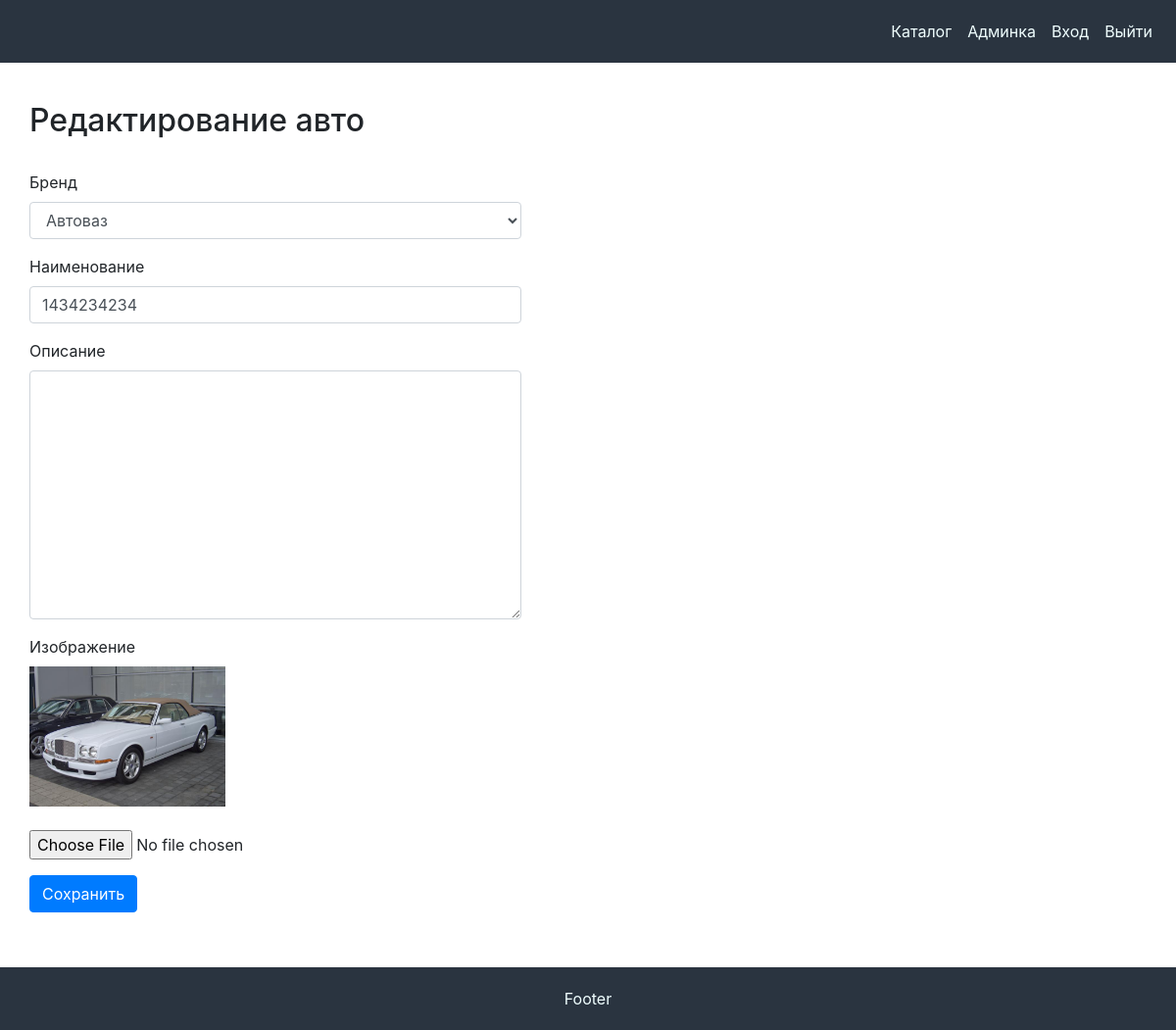
The app's page /admin/product/update/42 (signed in) with its own data.
### tables this page shows
CREATE TABLE `product_model` (
  `id` int(11) NOT NULL,
  `brand_id` int(11) DEFAULT NULL,
  `user_id` int(11) NOT NULL,
  `name` varchar(255) NOT NULL,
  `description` text,
  `image` text
);

CREATE TABLE `product_brand` (
  `id` int(11) NOT NULL,
  `name_brand` varchar(255) NOT NULL,
  `description` text,
  `sort_order` int(11) NOT NULL DEFAULT '1',
  `status` int(11) NOT NULL DEFAULT '1'
);

### config/routes.php (called while the page is built)
<?php
return [
	'products/([0-9]+)' => 'product/view/$1',
	'products/page-([0-9]+)' => 'product/index/$1',
	'products' => 'product/index',
	'logout' => 'user/logout',
	'login' => 'user/login',
    'admin/product/create' => 'adminProduct/create',
    'admin/product/update/([0-9]+)' => 'adminProduct/update/$1',
    'admin/product/delete/([0-9]+)' => 'adminProduct/delete/$1',
	'admin/product' => 'adminProduct/index',
	'admin' => 'admin/index',
	'' => 'site/index',
];

### controllers/AdminProductController.php (called while the page is built, shortened)
<?php
class AdminProductController extends AdminBase
{
	public function actionUpdate($id)
	{
		$brandList = Brand::getBrandsListAdmin();
		$product = Product::getProductById($id);
		require_once ROOT.'/views/admin_product/update.php';
		return true;
	}
}

### index.php (called while the page is built, shortened)
<?php
$router = new components\Router;
$router->run();

### models/Brand.php (called while the page is built, shortened)
<?php
class Brand
{
	public static function getBrandsListAdmin()
	{
		$connect = Db::getConnection();
		$result = $connect->query('SELECT id, name_brand, description, sort_order, status FROM product_brand ORDER BY sort_order ASC');
        $brandList = array();
        $i = 0;
        while ($row = $result->fetch()) {
            $brandList[$i]['id'] = $row['id'];
            $brandList[$i]['name_brand'] = $row['name_brand'];
            $brandList[$i]['description'] = $row['description'];
            $brandList[$i]['sort_order'] = $row['sort_order'];
            $brandList[$i]['status'] = $row['status'];
            $i++;
        }
        return $brandList;
	}
}
?>

### models/Product.php (called while the page is built, shortened)
<?php
class Product
{
	public static function getProductById($id)
	{
		$connect = Db::getConnection();
		$sql = "SELECT * FROM product_model WHERE id = {$id}";
		$result = $connect->prepare($sql);
		$result->setFetchMode(\PDO::FETCH_ASSOC);
		$result->execute();
		return $result->fetch();
	}
}

### views/admin_product/update.php (the view, shortened to what this page needs)
<?php include ROOT.'/views/layouts/_header.php'; ?>
<section>
	<div class="container">
		<div class="row mb-4">
			<h2>Редактирование авто</h2>
		</div>
		<div class="row">
			<form method="POST" enctype="multipart/form-data">
				<div class="form-group">
					<label>Бренд</label>
					<select class="form-control" name="brand_id" id="">
					<?php foreach ($brandList as $brand): ?>
						<option value="<?= $brand['id']; ?>" <?php if($product['brand_id'] == $brand['id']) {echo 'selected';} ?>>
							<?= $brand['name_brand']; ?>
						</option>
					<?php endforeach ?>
					</select>
				</div>
				<div class="form-group">
					<label>Наименование</label>
					<input type="text" class="form-control" name="name" value="<?= $product['name']; ?>">
				</div>
				<div class="form-group">
					<label>Описание</label>
					<textarea rows="10" cols="45" class="form-control" name="description"><?= $product['description']; ?></textarea>
				</div>
				<div class="form-group">
					<label>Изображение</label>
					<div class="mb-4">
						<image src="/assets/image/product/<?= $product['image']; ?>" width="200">
					</div>
					<input type="file" class="form-control-file" name="image" value="<?= $product['image']; ?>">
				</div>
				<div class="form-group">
					<input type="submit" class="btn btn-primary" name="submit" value="Сохранить">
				</div>
			</form>
		</div>
	</div>
</section>
<?php include ROOT.'/views/layouts/_footer.php'; ?>

### components/Router.php (shortened to what this page needs)
<?php
class Router
{
	private $routes;
	public function __construct()
	{
		$routesPath = ROOT.'/config/routes.php';
		$this->routes = include($routesPath);
	}
	public function run()
	{
		$url = $this->getUrl();
		foreach ($this->routes as $urlPattern => $path) {
			if (preg_match("~$urlPattern~", $url)) {
				$internalRoute = preg_replace("~$urlPattern~", $path, $url);
				$segments = explode('/', $internalRoute);
				$controllerName = array_shift($segments).'Controller';
				$actionName = 'action'. ucfirst(array_shift($segments));
				$parameters = $segments;
				$controllerObject = new $controllerName;
				$result = call_user_func_array(array($controllerObject, $actionName), $parameters);
				if ($result != null) {
					break;
				}
			}
		}
	}
	public function getUrl()
	{
		if (!empty($_SERVER['REQUEST_URI'])) {
			return trim($_SERVER['REQUEST_URI'], '/');
		}
	}
}

### views/layouts/_header.php (shortened to what this page needs)
<!DOCTYPE html>
<html lang="en">
<head>
	<link href="/assets/css/font-awesome.min.css" rel="stylesheet">
	<link rel="stylesheet" href="/assets/css/bootstrap.min.css" type="text/css">
	<link rel="stylesheet" href="/assets/css/main.css" type="text/css">
</head>
<body>
	<header class="header">
		<nav class="navbar navbar-expand-lg">
		  <div class="collapse navbar-collapse" id="navbarNav">
		    <ul class="navbar-nav">
		      <li class="nav-item">
		        <a class="nav-link" href="/products">Каталог</a>
		      </li>
		      <li class="nav-item">
		        <a class="nav-link" href="/admin">Админка</a>
		      </li>
		      <li class="nav-item">
		        <a class="nav-link" href="/login">Вход</a>
		      </li>
		      <li class="nav-item">
		        <a class="nav-link" href="/logout">Выйти</a>
		      </li>
		    </ul>
		  </div>
		</nav>
	</header>
	<div class="wrapper">

### views/layouts/_footer.php
	</div>
	<footer class="footer">
		Footer
	</footer>
</body>
</html>

### assets/css/main.css (style rules this page uses)
html, body { height: 100%; }
body { display: flex; flex-direction: column; }
.wrapper { flex: 1 0 auto; }
header { color: #f0ffff; display: flex; justify-content: flex-end; align-items: center; min-height: 4rem; background-color: #2A3440; }
header a { color: #f0ffff; }
section { margin-top: 40px; margin-bottom: 40px; }
footer { color: #f0ffff; display: flex; justify-content: center; align-items: center; min-height: 4rem; background-color: #2A3440; flex-shrink: 0; }

### records on screen
product_model: brand_id "Автоваз", name "1434234234", image (picture)
